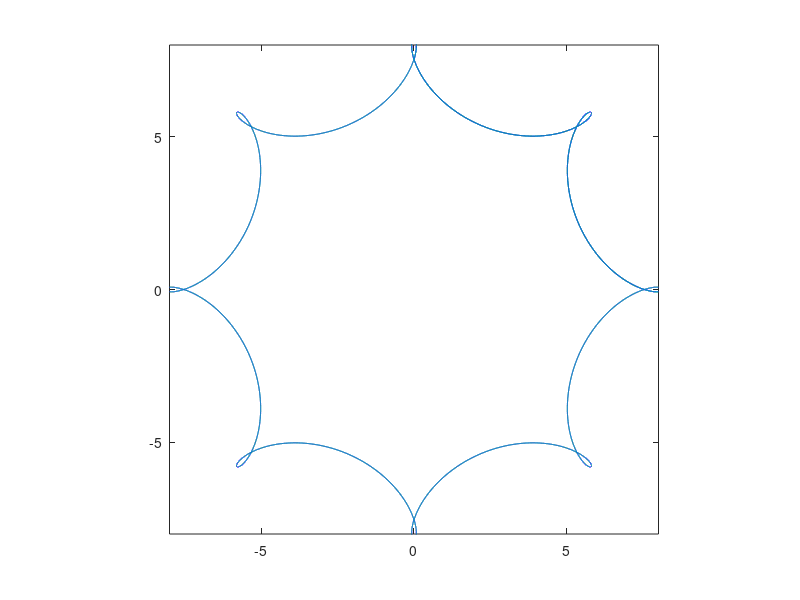

Recreate this plot in MATLAB.
clear;clc;close

t0=0; tm=100; dt=0.001;
a=8; b=1; d=1.2; w=1;
t=t0:dt:tm;
phi=w*t;
x=(a-b)*cos(b*phi/(a-b))+d*cos(phi);
y=(a-b)*sin(b*phi/(a-b))-d*sin(phi);
plot(x,y)
axis([-a a -a a])
axis equal
